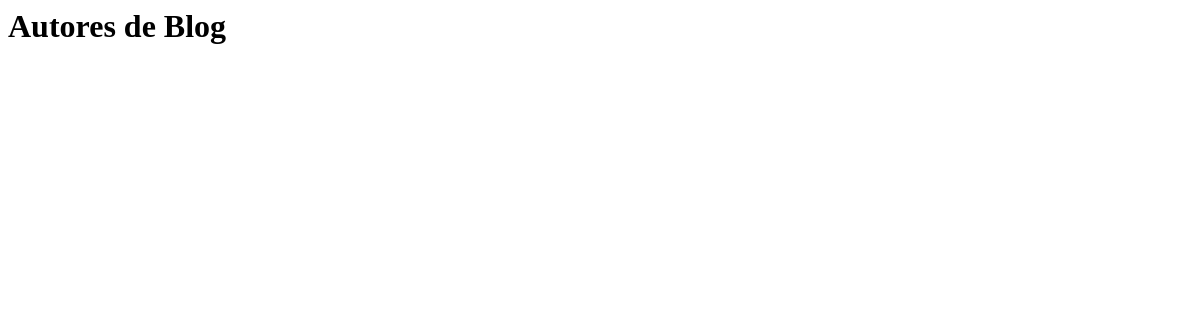
The app's page /blog/autor/list (signed in), older data.
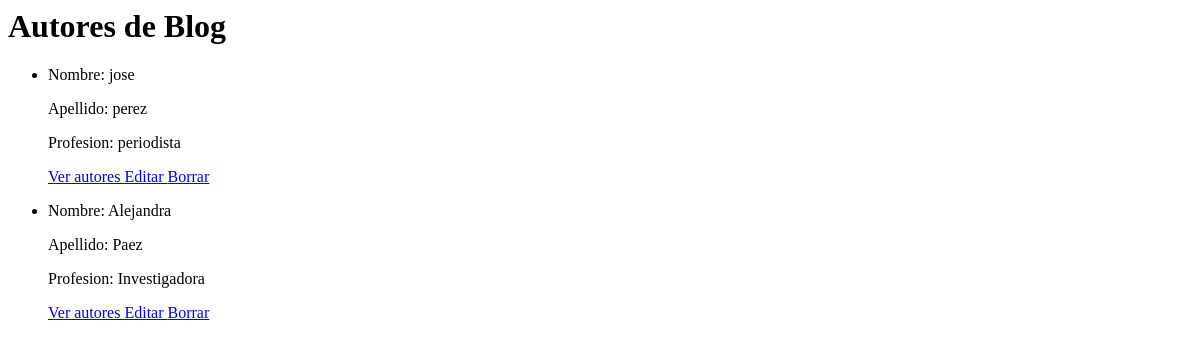
The same page, newer data.
### blog/models.py (models this page shows, shortened)
class Autor(models.Model):
    class Meta:
        verbose_name_plural = "Autores"
    nombre = models.CharField(max_length=30)
    apellido = models.CharField(max_length=30)
    profesion = models.CharField(max_length=30)

### blog/views.py (the view)
# urls.py: path("autor/list", AutorList.as_view(), name="AutorList"),
class AutorList(LoginRequiredMixin, ListView):
    model = Autor
    template_name = "blog/autores_list.html"

### blog/templates/blog/autores_list.html
<h1> Autores de Blog </h1>
<ul>
    {% for autor in object_list %}
    <li>
        <p> Nombre: {{ autor.nombre }} </p>
        <p> Apellido: {{ autor.apellido }} </p>
        <p> Profesion: {{ autor.profesion }} </p>
        <p>
            <a href="{% url 'AutorDetail' autor.id %}"> Ver autores </a>
            <a href="{% url 'AutorUpdate' autor.id %}"> Editar </a>
            <a href="{% url 'AutorDelete' autor.id %}"> Borrar </a>
        </p>
    </li>
    {% endfor %}
</ul>

Row changes from the older to the newer data that the page shows:
added Autor: nombre "jose", apellido "perez", profesion "periodista"
added Autor: nombre "Alejandra", apellido "Paez", profesion "Investigadora"
